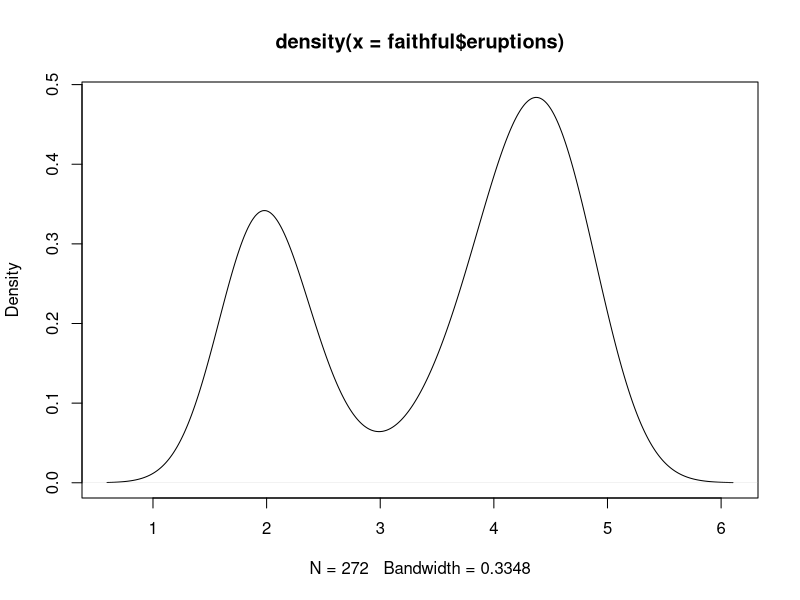
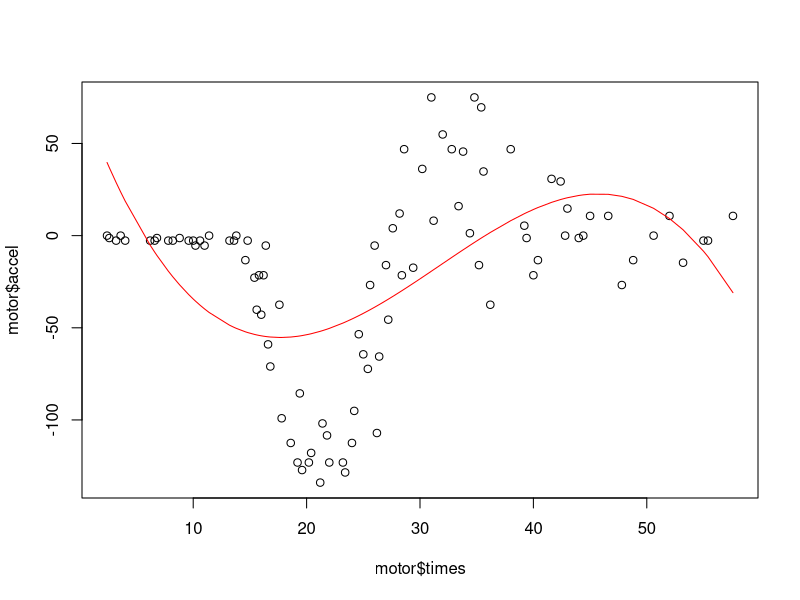
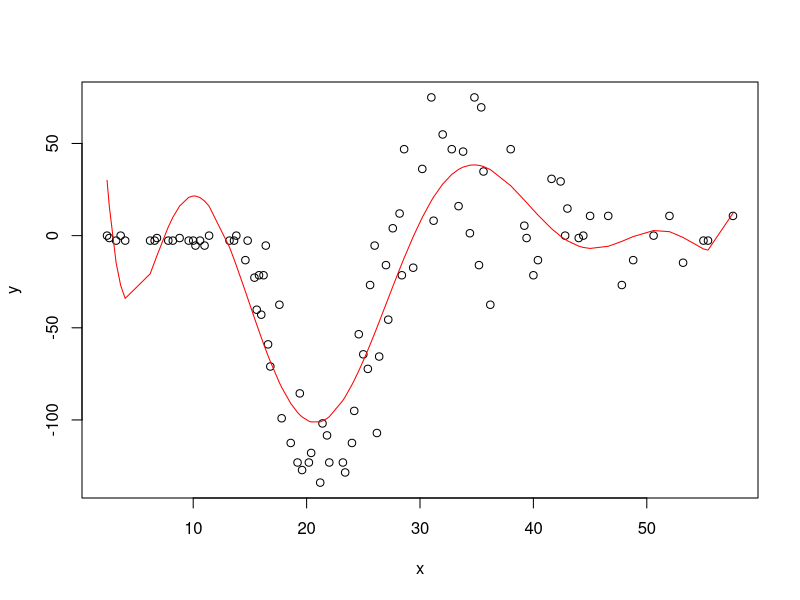

These charts were generated, in order, by the following R code:
# Lab 8 answers

# Familiarise yourself with the Old Faithful geyser data
?faithful
head(faithful)

# 1 Produce a density plot of the eruptions lengths with the function density (see lecture 5 for instructions)
# What command did you use?
plot(density(faithful$eruptions))

# Create an object z which stores the output of the density function. What class is it?
z <- density(faithful$eruptions)
class(z) # class density

# 2 Use the methods function to find which methods are available for class density (hint: use the second argument of methods only)
methods(class = 'density')
# Which methods are available for objects of class density?
# [1] plot.density  print.density YES
# summary.density predict.density NO

# 3 Use unclass on your object z. How many tags are there in the resulting list?
length(unclass(z)) # 7

# 4 Included in the object z are elements are a grid x containing the eruption lengths and a vector y of the same length containing the estimated probability density. Write a summary method which outputs the x and y parts of the list in a 2-column matrix, as well as outputting the modal value. What is the modal eruption time (to 3 d.p.) for the old faithful data?
summary.density <- function(obj) {
  cat('The first column are the x values and the second the y values: \n')
  print(cbind(obj$x, obj$y))
  cat('The modal x value is: \n')
  print(obj$x[which.max(obj$y)])
}
summary(z) # 4.369

# 5 In the boot package there is a data set called motor which details the head acceleration of a motorcyclist after an accident. The first two columns of motor are the time and acceleration. You can ignore the third and fourth column. Create a plot of time (x-axis) against acceleration (y-axis). Use the lm function to fit a cubic regression model (hint: use lm(y ~ x + I(x^2) + I(x^3))) and plot the fitted line
library(boot)
data(motor)
plot(motor$times,motor$accel)
mod <- lm(motor$accel ~ motor$times + I(motor$times^2) + I(motor$times^3))
lines(motor$times,mod$fitted.values,col='red')
# How would you describe the fit? 
# Good or Poor? POOR!

# 6 Use the polyfit functions created in lecture 8 on the motorcycle acceleration data. Which degree fits best? Create a plot of the fitted line for this final model
lv_one_out <- function(y, xmat) { # xmat matrix containing x, x^2,..., x^p
  n <- length(y) # number of observations
  predy <- vector(length = n) # initilise the vector of the predicted y
  for(i in 1:n) {
    lmo <- lm(y[-i] ~ xmat[-i,,drop = FALSE]) # apply the regression to all the observation but i
    betahat <- as.vector(lmo$coef) # store the coefficients in the vector beta
    predy[i] <- betahat %*% c(1, xmat[i,]) # predict y_i
}
  return(predy)
}

polyfit <- function(y, x, maxdeg) {
  n <- length(y)
  # create Xmat matrix containing x, x^2,..., x^maxdeg
  Xmat <- sweep(matrix(rep(x, maxdeg), nrow = n, ncol = maxdeg), 2, 1:maxdeg, '^')
  # create a list of class polyreg that will contain the output
  lmout <- list()
  class(lmout) <- 'polyreg'
  # fit different polynomial regressions, from degree 1 (linear regression) to degree maxdegree
  for(i in 1:maxdeg) { 
    lmo <- lm(y ~ Xmat[, 1:i, drop = FALSE])
    # add the results of the cross validation in a new tab of lmo
    lmo$cv.fitted.values <- lv_one_out(y, Xmat[, 1:i, drop = FALSE])
    lmout[[i]] <- lmo # store the results of this regression in a tab of lmout
  }
  # store also the data in the output
  lmout$x <- x
  lmout$y <- y
  return(lmout)
}

summary.polyreg <- function(lmo.obj) {
    maxdeg <- length(lmo.obj) - 2 # lmo.obj contains the outputs and x and y 
    n <- length(lmo.obj$y) 
    tbl <- matrix(nrow = maxdeg, ncol = 1) # table for the summary
    colnames(tbl) <- 'MSPE'
    for(i in 1:maxdeg) {
      curr.obj <- lmo.obj[[i]]
      errs <- lmo.obj$y - curr.obj$cv.fitted.values # absolute error in predicting y
      spe <- crossprod(errs, errs) # sum of squares of the vector errs
      tbl[i, 1] <- spe / n
    }
    cat('Mean squared predictions errors, by degree \n')
    print(tbl)
}

x <- motor$times
y <- motor$accel
maxdeg <- 10
lmo <- polyfit(y, x, maxdeg)
summary(lmo) # Degree 8 seems best for me
plot(x, y)
lines(x, lmo[[8]]$fitted.values, col = 'red') # Much better, but still not great at the start




